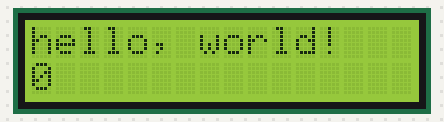
Recording of a sketch running on a simulated Arduino Uno, built with avr-gcc and run on an emulated ATmega328P. On the bench: 16×2 character LCD.

Above: at 0.1 s.
At 4.1 s:
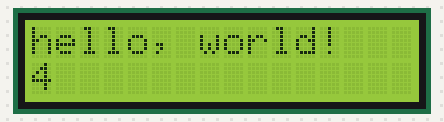
At 9.1 s:
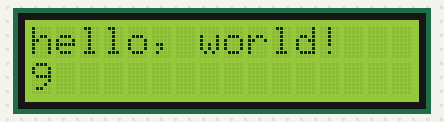
At 19.1 s:
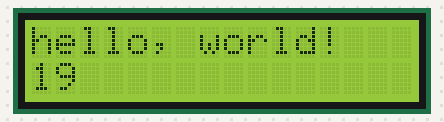
At 28.1 s:
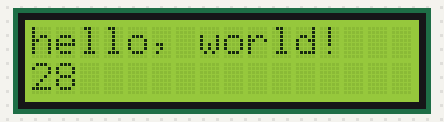
At 38.1 s:
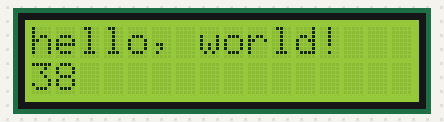

The sketch:

Libreria_LCD1602.ino
```cpp
#include <LiquidCrystal.h>
int count = 0;
const int rs = 12, en = 11, d4 = 5, d5 = 4, d6 = 3, d7 = 2;
LiquidCrystal lcd(rs, en, d4, d5, d6, d7);

void setup() {
  lcd.begin(16, 2);
  lcd.print("hello, world!");
}

void loop() {
  lcd.setCursor(0, 1);
  lcd.print(count);
  count++;
  delay(1000);
}
```

Measured:
- what the display in image 1 shows lasts 1.0 s, from 4.1 s to 5.1 s
